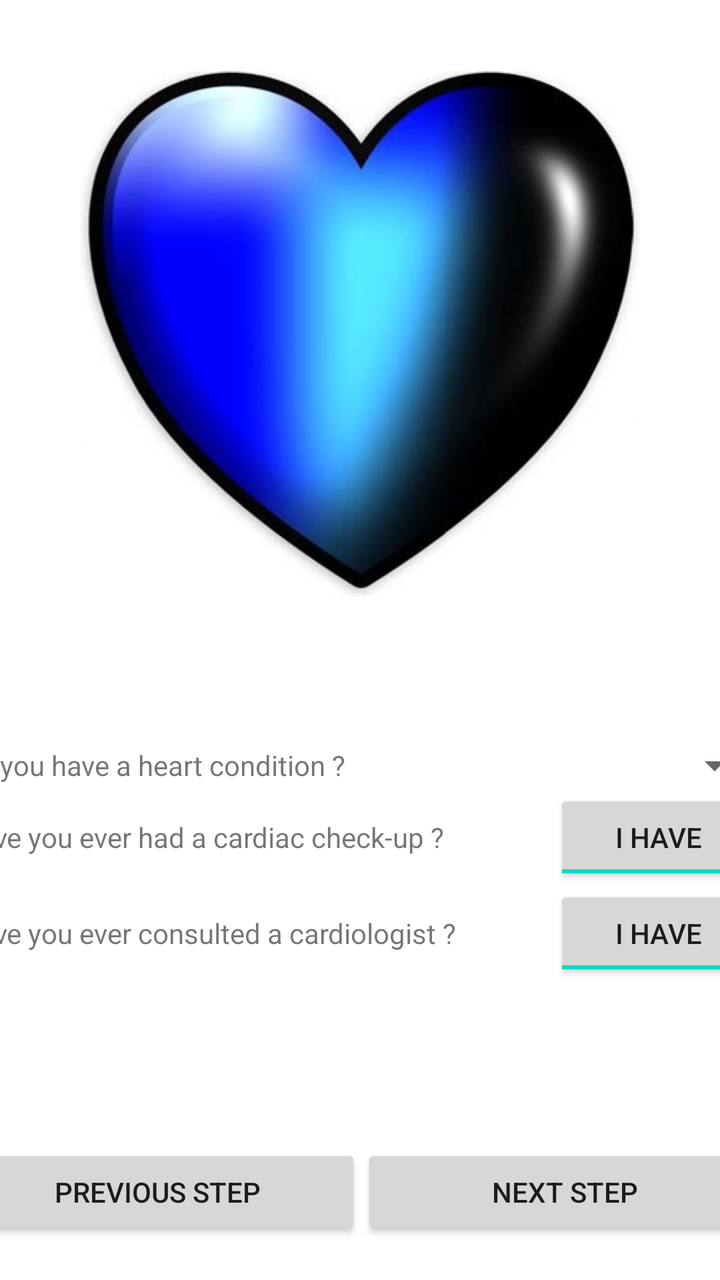
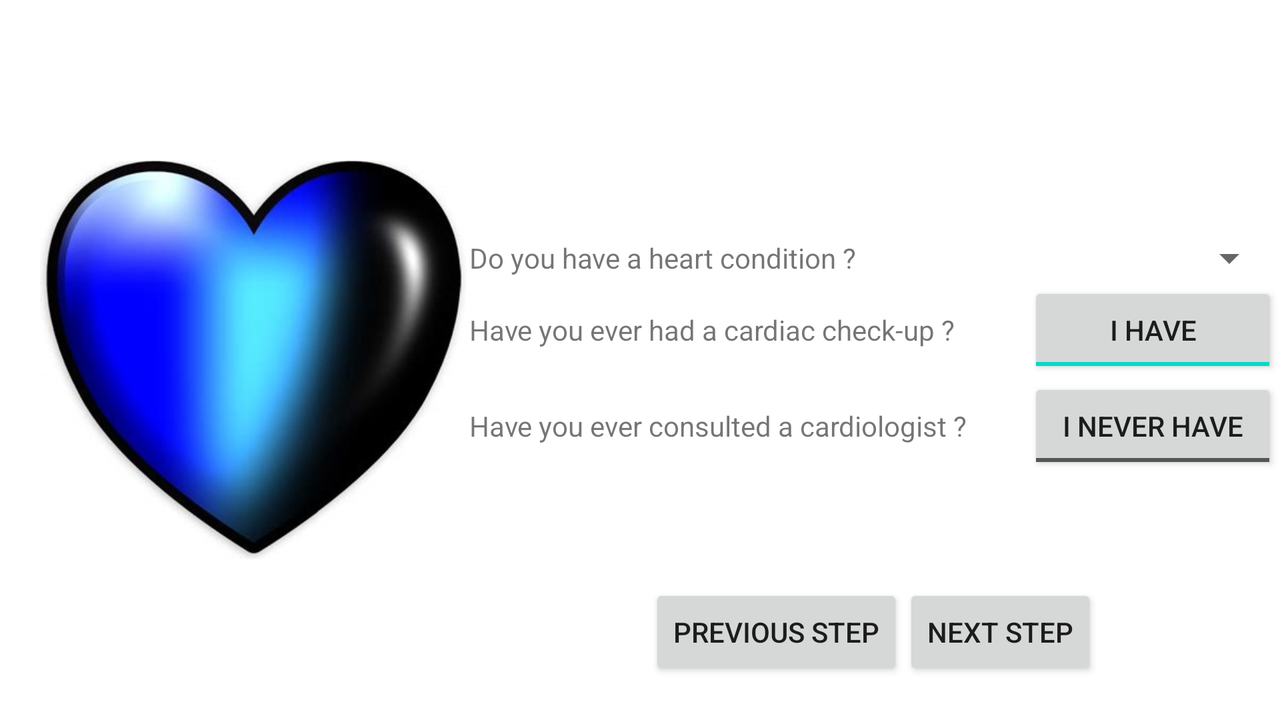

Two renders of one Android screen. The first uses the default layout on a phone; the second uses the alternative layout the repository ships for a different screen configuration, on a matching device. The two XML files are below.
<!-- AndroidManifest.xml: application theme Theme.AppCoeur -->
<!-- res/layout/activity_mon_suivi_cardiaque.xml -->
<?xml version="1.0" encoding="utf-8"?>
<androidx.constraintlayout.widget.ConstraintLayout
    xmlns:android="http://schemas.android.com/apk/res/android"
    xmlns:app="http://schemas.android.com/apk/res-auto"
    xmlns:tools="http://schemas.android.com/tools"
    android:layout_width="match_parent"
    android:layout_height="match_parent">

    <ImageView
        android:id="@+id/imageView4"
        android:layout_width="280dp"
        android:layout_height="294dp"
        android:layout_marginTop="20dp"
        android:contentDescription="@string/logo"
        app:layout_constraintEnd_toEndOf="parent"
        app:layout_constraintStart_toStartOf="parent"
        app:layout_constraintTop_toTopOf="parent"
        app:srcCompat="@drawable/coeur" />

    <TableLayout
        android:id="@+id/tableLayout2"
        android:layout_width="402dp"
        android:layout_height="145dp"
        app:layout_constraintBottom_toTopOf="@+id/linearLayout4"
        app:layout_constraintEnd_toEndOf="parent"
        app:layout_constraintStart_toStartOf="parent"
        app:layout_constraintTop_toBottomOf="@+id/imageView4">

        <TableRow
            android:layout_width="match_parent"
            android:layout_height="match_parent"
            android:gravity="center">

            <TextView
                android:id="@+id/textView4"
                android:layout_width="wrap_content"
                android:layout_height="wrap_content"
                android:layout_weight="3"
                android:text="@string/do_you_have_a_heart_condition" />

            <Spinner
                android:id="@+id/spinner2"
                android:layout_width="match_parent"
                android:layout_height="wrap_content"
                android:layout_weight="1" />

        </TableRow>

        <TableRow
            android:layout_width="match_parent"
            android:layout_height="wrap_content"
            android:gravity="center">

            <TextView
                android:id="@+id/textView5"
                android:layout_width="wrap_content"
                android:layout_height="wrap_content"
                android:layout_weight="3"
                android:text="@string/have_you_ever_had_a_cardiac_check_up" />

            <ToggleButton
                android:id="@+id/toggleButton"
                android:layout_width="wrap_content"
                android:layout_height="wrap_content"
                android:layout_weight="1"
                android:checked="true"
                android:text="@string/togglebutton"
                android:textOff="@string/i_never_have"
                android:textOn="@string/i_have" />

        </TableRow>

        <TableRow
            android:layout_width="match_parent"
            android:layout_height="wrap_content"
            android:gravity="center">

            <TextView
                android:id="@+id/textView6"
                android:layout_width="wrap_content"
                android:layout_height="wrap_content"
                android:layout_weight="3"
                android:text="@string/have_you_ever_consulted_a_cardiologist" />

            <ToggleButton
                android:id="@+id/toggleButton2"
                android:layout_width="wrap_content"
                android:layout_height="wrap_content"
                android:layout_weight="1"
                android:checked="true"
                android:text="@string/togglebutton"
                android:textOff="@string/i_never_have"
                android:textOn="@string/i_have" />

        </TableRow>

    </TableLayout>

    <LinearLayout
        android:id="@+id/linearLayout4"
        android:layout_width="407dp"
        android:layout_height="0dp"
        android:layout_marginBottom="20dp"
        android:orientation="horizontal"
        app:layout_constraintBottom_toBottomOf="parent"
        app:layout_constraintEnd_toEndOf="parent"
        app:layout_constraintStart_toStartOf="parent">

        <Button
            android:id="@+id/button2"
            android:layout_width="match_parent"
            android:layout_height="wrap_content"
            android:layout_weight="1"
            android:text="@string/previous_step" />

        <Button
            android:id="@+id/button3"
            android:layout_width="match_parent"
            android:layout_height="wrap_content"
            android:layout_weight="1"
            android:text="@string/next_step" />
    </LinearLayout>

</androidx.constraintlayout.widget.ConstraintLayout>
<!-- resources referenced by this layout -->
<resources>
  <!-- drawable coeur: png bitmap (drawable, 190246 bytes) -->
  <string name="do_you_have_a_heart_condition">Do you have a heart condition ?</string>
  <string name="have_you_ever_consulted_a_cardiologist">Have you ever consulted a cardiologist ?</string>
  <string name="have_you_ever_had_a_cardiac_check_up">Have you ever had a cardiac check-up ?</string>
  <string name="i_have">I have</string>
  <string name="i_never_have">I never have</string>
  <string name="logo">logo</string>
  <string name="next_step">Next Step</string>
  <string name="previous_step">Previous Step</string>
  <string name="togglebutton">ToggleButton</string>
  <style name="Theme.AppCoeur" parent="Theme.MaterialComponents.DayNight.DarkActionBar">
          
          <item name="colorPrimary">@color/purple_500</item>
          <item name="colorPrimaryVariant">@color/purple_700</item>
          <item name="colorOnPrimary">@color/white</item>
          
          <item name="colorSecondary">@color/teal_200</item>
          <item name="colorSecondaryVariant">@color/teal_700</item>
          <item name="colorOnSecondary">@color/black</item>
          
          <item name="android:statusBarColor" tools:targetApi="l">?attr/colorPrimaryVariant</item>
          
      </style>
</resources>
<!-- res/layout-land/activity_mon_suivi_cardiaque.xml (the author's variant of the layout above) -->
<!-- drawn on the phone turned sideways -->
<?xml version="1.0" encoding="utf-8"?>
<androidx.constraintlayout.widget.ConstraintLayout
    xmlns:android="http://schemas.android.com/apk/res/android"
    xmlns:app="http://schemas.android.com/apk/res-auto"
    xmlns:tools="http://schemas.android.com/tools"
    android:layout_width="match_parent"
    android:layout_height="match_parent">
    tools:context=".MonSuiviCardiaque">

    <ImageView
        android:id="@+id/imageView8"
        android:layout_width="213dp"
        android:layout_height="0dp"
        android:layout_marginStart="20dp"
        android:layout_weight="1"
        android:contentDescription="@string/description"
        app:layout_constraintBottom_toBottomOf="parent"
        app:layout_constraintStart_toStartOf="parent"
        app:layout_constraintTop_toTopOf="parent"
        app:srcCompat="@drawable/coeur" />

    <TableLayout
        android:id="@+id/tableLayout2"
        android:layout_width="404dp"
        android:layout_height="126dp"
        app:layout_constraintBottom_toBottomOf="parent"
        app:layout_constraintEnd_toEndOf="parent"
        app:layout_constraintStart_toEndOf="@+id/imageView8"
        app:layout_constraintTop_toTopOf="parent">

        <TableRow
            android:layout_width="match_parent"
            android:layout_height="match_parent"
            android:gravity="center">

            <TextView
                android:id="@+id/textView4"
                android:layout_width="wrap_content"
                android:layout_height="wrap_content"
                android:layout_weight="3"
                android:text="@string/do_you_have_a_heart_condition" />

            <Spinner
                android:id="@+id/spinner2"
                android:layout_width="match_parent"
                android:layout_height="wrap_content"
                android:layout_weight="1" />

        </TableRow>

        <TableRow
            android:layout_width="match_parent"
            android:layout_height="wrap_content"
            android:gravity="center">

            <TextView
                android:id="@+id/textView5"
                android:layout_width="wrap_content"
                android:layout_height="wrap_content"
                android:layout_weight="3"
                android:text="@string/have_you_ever_had_a_cardiac_check_up" />

            <ToggleButton
                android:id="@+id/toggleButton"
                android:layout_width="wrap_content"
                android:layout_height="wrap_content"
                android:layout_weight="1"
                android:checked="true"
                android:text="@string/togglebutton"
                android:textOff="@string/i_never_have"
                android:textOn="@string/i_have" />

        </TableRow>

        <TableRow
            android:layout_width="match_parent"
            android:layout_height="wrap_content"
            android:gravity="center">

            <TextView
                android:id="@+id/textView6"
                android:layout_width="wrap_content"
                android:layout_height="wrap_content"
                android:layout_weight="3"
                android:text="@string/have_you_ever_consulted_a_cardiologist" />

            <ToggleButton
                android:id="@+id/toggleButton2"
                android:layout_width="wrap_content"
                android:layout_height="wrap_content"
                android:layout_weight="1"
                android:text="@string/togglebutton"
                android:textOff="@string/i_never_have"
                android:textOn="@string/i_have" />

        </TableRow>

    </TableLayout>

    <LinearLayout
        android:id="@+id/linearLayout"
        android:layout_width="wrap_content"
        android:layout_height="wrap_content"
        android:layout_marginBottom="20dp"
        android:gravity="bottom"
        android:orientation="horizontal"
        app:layout_constraintBottom_toBottomOf="parent"
        app:layout_constraintEnd_toEndOf="parent"
        app:layout_constraintStart_toEndOf="@+id/imageView8">

        <Button
            android:id="@+id/button2"
            android:layout_width="match_parent"
            android:layout_height="wrap_content"
            android:layout_weight="1"
            android:text="@string/previous_step" />

        <Button
            android:id="@+id/button3"
            android:layout_width="match_parent"
            android:layout_height="wrap_content"
            android:layout_weight="1"
            android:text="@string/next_step" />
    </LinearLayout>

</androidx.constraintlayout.widget.ConstraintLayout>
<!-- resources referenced by the variant -->
<!-- as the phone turned sideways resolves them -->
<resources>
  <!-- drawable coeur: png bitmap (drawable, 190246 bytes) -->
  <string name="description">description</string>
  <string name="do_you_have_a_heart_condition">Do you have a heart condition ?</string>
  <string name="have_you_ever_consulted_a_cardiologist">Have you ever consulted a cardiologist ?</string>
  <string name="have_you_ever_had_a_cardiac_check_up">Have you ever had a cardiac check-up ?</string>
  <string name="i_have">I have</string>
  <string name="i_never_have">I never have</string>
  <string name="next_step">Next Step</string>
  <string name="previous_step">Previous Step</string>
  <string name="togglebutton">ToggleButton</string>
  <style name="Theme.AppCoeur" parent="Theme.MaterialComponents.DayNight.DarkActionBar">
          
          <item name="colorPrimary">@color/purple_500</item>
          <item name="colorPrimaryVariant">@color/purple_700</item>
          <item name="colorOnPrimary">@color/white</item>
          
          <item name="colorSecondary">@color/teal_200</item>
          <item name="colorSecondaryVariant">@color/teal_700</item>
          <item name="colorOnSecondary">@color/black</item>
          
          <item name="android:statusBarColor" tools:targetApi="l">?attr/colorPrimaryVariant</item>
          
      </style>
</resources>
